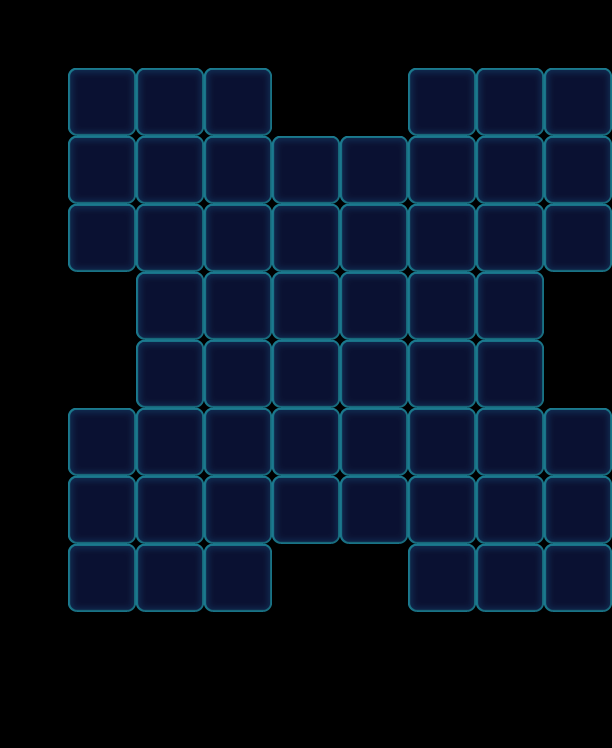

Rendered tile map (Tiled .tmx) drawn with the repository's tilesets; below, a short description and the map source with its tile grids summarised:
An orthogonal 9x11 tile map with 68x68 px tiles, 1 tile layer (Valid), 3 tilesets and 56 objects (12x Monster, 12x Lock, 12x Haze, 10x Factory_Normal, 10x Stone).

<map version="1.0" orientation="orthogonal" width="9" height="11" tilewidth="68" tileheight="68">
 <properties>
  <property name="PPEvent0" value="pipe0|3,3" />
  <property name="PipelinePath0" value="pipe0|Unidirection|0,1,2,3,4,5,6,7,8,9,10,11,12,13,14,15,16,17,18,99" />
 </properties>
 <tileset firstgid="1" name="game_grid2" tilewidth="68" tileheight="68">
  <image source="game_grid2.png" width="68" height="68" />
  <tile id="0">
   <properties>
    <property name="GridType" value="PipelineGrid" />
   </properties>
  </tile>
 </tileset>
 <tileset firstgid="2" name="game_grid1" tilewidth="68" tileheight="68">
  <image source="game_grid1.png" width="68" height="68" />
 </tileset>
 <tileset firstgid="3" name="map" tilewidth="68" tileheight="68">
  <image source="map.png" width="1024" height="1024" />
 </tileset>
 <layer name="Valid" width="9" height="11">
  <data>[99 cells, 56 non-empty, 1 distinct tile ids]</data>
 </layer>
 <objectgroup name="BottomObj" width="9" height="11" />
 <objectgroup name="MiddleObj" width="9" height="11">
  <object name="Monster" type="Monster" gid="19" x="476" y="544">
   <properties>
    <property name="Color" value="Pink" />
   </properties>
  </object>
  <object name="Monster" type="Monster" gid="3" x="272" y="408">
   <properties>
    <property name="Color" value="Blue" />
   </properties>
  </object>
  <object name="Monster" type="Monster" gid="3" x="408" y="272">
   <properties>
    <property name="Color" value="Blue" />
   </properties>
  </object>
  <object name="Monster" type="Monster" gid="4" x="204" y="272">
   <properties>
    <property name="Color" value="Green" />
   </properties>
  </object>
  <object name="Monster" type="Monster" gid="19" x="136" y="204">
   <properties>
    <property name="Color" value="Pink" />
   </properties>
  </object>
  <object name="Monster" type="Monster" gid="19" x="204" y="476">
   <properties>
    <property name="Color" value="Pink" />
   </properties>
  </object>
  <object name="Monster" type="Monster" gid="18" x="340" y="408">
   <properties>
    <property name="Color" value="Purple" />
   </properties>
  </object>
  <object name="Monster" type="Monster" gid="18" x="476" y="204">
   <properties>
    <property name="Color" value="Purple" />
   </properties>
  </object>
  <object name="Monster" type="Monster" gid="18" x="136" y="544">
   <properties>
    <property name="Color" value="Purple" />
   </properties>
  </object>
  <object name="Monster" type="Monster" gid="20" x="408" y="476">
   <properties>
    <property name="Color" value="Yellow" />
   </properties>
  </object>
  <object name="Monster" type="Monster" gid="20" x="340" y="340">
   <properties>
    <property name="Color" value="Yellow" />
   </properties>
  </object>
  <object name="Monster" type="Monster" gid="4" x="272" y="340">
   <properties>
    <property name="Color" value="Green" />
   </properties>
  </object>
 </objectgroup>
 <objectgroup color="#000000" name="TopObj" width="9" height="11">
  <object name="10" type="Factory_Normal" x="68" y="0" width="68" height="68">
   <properties>
    <property name="FactoryColorsConfig" value="Blue,Green,Pink,Purple,Yellow" />
   </properties>
  </object>
  <object name="10" type="Factory_Normal" x="136" y="0" width="68" height="68">
   <properties>
    <property name="FactoryColorsConfig" value="Blue,Green,Pink,Purple,Yellow" />
   </properties>
  </object>
  <object name="10" type="Factory_Normal" x="204" y="0" width="68" height="68">
   <properties>
    <property name="FactoryColorsConfig" value="Blue,Green,Pink,Purple,Yellow" />
   </properties>
  </object>
  <object name="10" type="Factory_Normal" x="340" y="68" width="68" height="68">
   <properties>
    <property name="FactoryColorsConfig" value="Blue,Green,Pink,Purple,Yellow" />
   </properties>
  </object>
  <object name="10" type="Factory_Normal" x="272" y="68" width="68" height="68">
   <properties>
    <property name="FactoryColorsConfig" value="Blue,Green,Pink,Purple,Yellow" />
   </properties>
  </object>
  <object name="10" type="Factory_Normal" x="408" y="0" width="68" height="68">
   <properties>
    <property name="FactoryColorsConfig" value="Blue,Green,Pink,Purple,Yellow" />
   </properties>
  </object>
  <object name="10" type="Factory_Normal" x="476" y="0" width="68" height="68">
   <properties>
    <property name="FactoryColorsConfig" value="Blue,Green,Pink,Purple,Yellow" />
   </properties>
  </object>
  <object name="10" type="Factory_Normal" x="544" y="0" width="68" height="68">
   <properties>
    <property name="FactoryColorsConfig" value="Blue,Green,Pink,Purple,Yellow" />
   </properties>
  </object>
  <object name="Lock" type="Lock" gid="50" x="476" y="204">
   <properties>
    <property name="Layers" value="1" />
   </properties>
  </object>
  <object name="Lock" type="Lock" gid="50" x="408" y="272">
   <properties>
    <property name="Layers" value="1" />
   </properties>
  </object>
  <object name="Lock" type="Lock" gid="50" x="340" y="340">
   <properties>
    <property name="Layers" value="1" />
   </properties>
  </object>
  <object name="Lock" type="Lock" gid="50" x="272" y="408">
   <properties>
    <property name="Layers" value="1" />
   </properties>
  </object>
  <object name="Lock" type="Lock" gid="50" x="204" y="476">
   <properties>
    <property name="Layers" value="1" />
   </properties>
  </object>
  <object name="Lock" type="Lock" gid="50" x="136" y="204">
   <properties>
    <property name="Layers" value="1" />
   </properties>
  </object>
  <object name="Lock" type="Lock" gid="50" x="136" y="544">
   <properties>
    <property name="Layers" value="1" />
   </properties>
  </object>
  <object name="Lock" type="Lock" gid="50" x="204" y="272">
   <properties>
    <property name="Layers" value="1" />
   </properties>
  </object>
  <object name="Lock" type="Lock" gid="50" x="272" y="340">
   <properties>
    <property name="Layers" value="1" />
   </properties>
  </object>
  <object name="Lock" type="Lock" gid="50" x="340" y="408">
   <properties>
    <property name="Layers" value="1" />
   </properties>
  </object>
  <object name="Lock" type="Lock" gid="50" x="408" y="476">
   <properties>
    <property name="Layers" value="1" />
   </properties>
  </object>
  <object name="Lock" type="Lock" gid="50" x="476" y="544">
   <properties>
    <property name="Layers" value="1" />
   </properties>
  </object>
  <object name="10" type="Factory_Normal" x="68" y="340" width="68" height="68">
   <properties>
    <property name="FactoryColorsConfig" value="Blue,Green,Pink,Purple,Yellow" />
   </properties>
  </object>
  <object name="10" type="Factory_Normal" x="544" y="340" width="68" height="68">
   <properties>
    <property name="FactoryColorsConfig" value="Blue,Green,Pink,Purple,Yellow" />
   </properties>
  </object>
  <object name="Stone" type="Stone" gid="35" x="272" y="476">
   <properties>
    <property name="Layers" value="1" />
   </properties>
  </object>
  <object name="Stone" type="Stone" gid="35" x="340" y="476">
   <properties>
    <property name="Layers" value="1" />
   </properties>
  </object>
  <object name="Stone" type="Stone" gid="35" x="272" y="544">
   <properties>
    <property name="Layers" value="1" />
   </properties>
  </object>
  <object name="Stone" type="Stone" gid="35" x="340" y="544">
   <properties>
    <property name="Layers" value="1" />
   </properties>
  </object>
  <object name="Stone" type="Stone" gid="35" x="68" y="612">
   <properties>
    <property name="Layers" value="1" />
   </properties>
  </object>
  <object name="Stone" type="Stone" gid="35" x="136" y="612">
   <properties>
    <property name="Layers" value="1" />
   </properties>
  </object>
  </objectgroup>
 <objectgroup color="#0000ff" name="CeilObj" width="9" height="11">
  <!-- 12 objects omitted --></objectgroup>
</map>
<!-- 16 of 56 objects omitted -->
